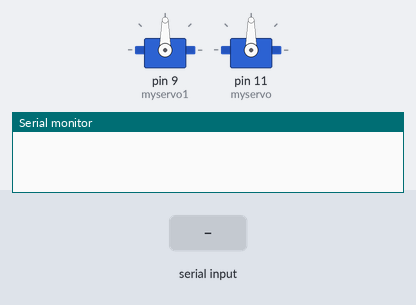
Bench run of a sketch on a simulated Arduino Uno, built with avr-gcc and run on an emulated ATmega328P. Shown: 2 × servo, the last lines printed to the serial monitor. The test bench sets the inputs (shaded band).

Above: at 1.2 s.
1.3 s: "G" received over Serial
At 1.6 s:
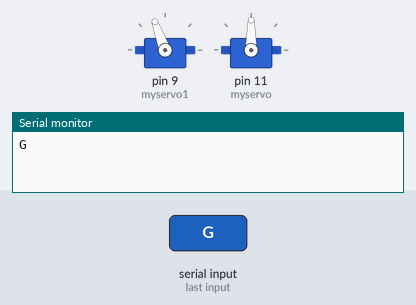
3.9 s: "B" received over Serial
At 4.7 s:
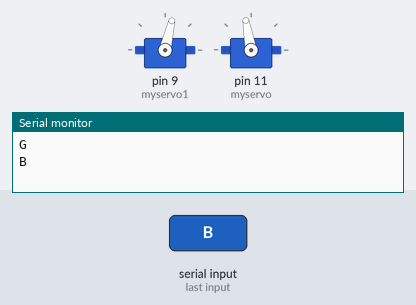
5.4 s: "L" received over Serial
At 5.9 s:
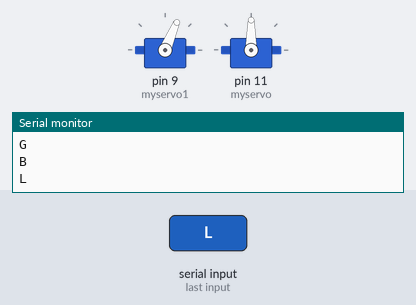
6.9 s: "R" received over Serial
At 8.1 s:
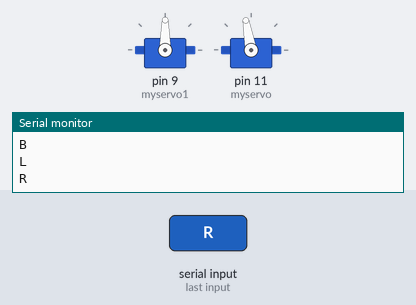
8.4 s: "H" received over Serial
At 8.8 s:
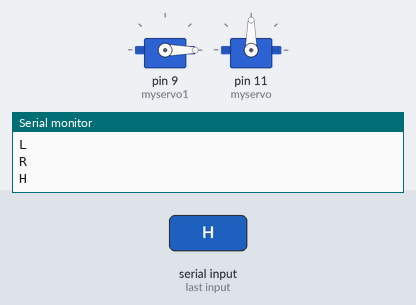
Timing chart, 0 to 11.4 s (numbered marks = the images above; inputs shaded):
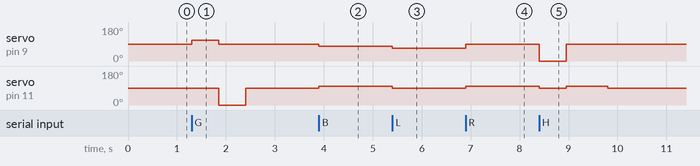

Measured:
- after the input at 1.3 s, servo on pin 9 (myservo1): 90° → 110° at once, → 90° 0.55 s later; servo on pin 11 (myservo): 90° → 0° after 0.55 s, → 90° 0.55 s later
- after the input at 3.9 s, servo on pin 9 (myservo1): 90° → 77° at once; servo on pin 11 (myservo): 90° → 100° at once
- after the input at 5.4 s, servo on pin 9 (myservo1): 77° → 67° at once; servo on pin 11 (myservo): 100° → 90° at once
- after the input at 6.9 s, servo on pin 9 (myservo1): 67° → 90° at once; servo on pin 11 (myservo): 90° → 100° at once
- after the input at 8.4 s, servo on pin 9 (myservo1): 90° → 0° at once, → 90° 0.55 s later; servo on pin 11 (myservo): 100° → 90° at once, → 100° 0.55 s later, → 90° 0.85 s later

The sketch:

sketch_feb15c.ino
```cpp
#include <Servo.h>

Servo myservo;
Servo myservo1;

char s;    // variable to store the servo position

void setup() {
  myservo1.attach(9);
  myservo.attach(11);// attaches the servo on pin 9 to the servo object
  Serial.begin(38400);
}

void forward()
{
    int i;
    myservo.write(83);
    myservo1.write(107);
}
void brake()
{
  myservo.write(90);
  myservo.write(90);

  myservo1.write(90);
  myservo1.write(90);
}
void backward()
{
    int i;
    myservo1.write(77);
    myservo.write(100);

}
void right()
{           myservo.write(100);

}
void left()
{   int i;
    myservo1.write(67);
}
void hop1()
{
  myservo1.write(110);
  delay(550);
  myservo1.write(90);
  myservo1.write(90);
  myservo.write(0);
  delay(550);
  myservo.write(90);
}
void hop2()
{
  myservo.write(0);
  delay(550);
  myservo.write(90);
  myservo1.write(110);
  delay(550);
  myservo1.write(90);
}
void hop3()
{
  myservo1.write(0);
  delay(550);
  myservo1.write(90);
  myservo1.write(90);
  myservo.write(100);
  delay(850);
  myservo.write(90);
}

void hop4()
{
  myservo.write(100);
  delay(950);
  myservo.write(90);
  myservo.write(90);
  myservo1.write(0);
  delay(550);
  myservo1.write(90);
}
void loop() {
      if(Serial.available()>0)
      {
          s=Serial.read();
          Serial.println(s);
          switch(s)
          {
            case 'F':
                      brake();
                      forward();
                      break;
            case 'B':
                      brake();
                      backward();
                      break;
            case 'S':
                      brake();
                      brake();
                      break;
            case 'L':
                      brake();
                      left();
                      break;
            case 'R':
                      brake();
                      right();
                      break;
            case 'G':
                      brake();
                      hop1();
                      break;
            case 'I':
                      brake();
                      hop2();
                      break;
            case 'H':
                     brake();
                     hop3();
                     break;
            case 'J':
                     brake();
                     hop4();
                     break;
          }
      }
}
```
